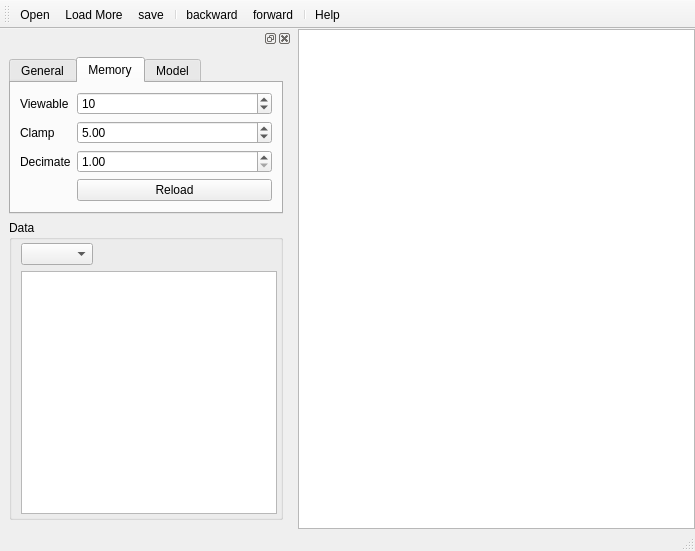
<?xml version="1.0" encoding="UTF-8"?>
<ui version="4.0">
 <class>MainWindow</class>
 <widget class="QMainWindow" name="MainWindow">
  <property name="geometry">
   <rect>
    <x>0</x>
    <y>0</y>
    <width>695</width>
    <height>551</height>
   </rect>
  </property>
  <property name="windowTitle">
   <string>MainWindow</string>
  </property>
  <widget class="QWidget" name="centralwidget">
   <layout class="QHBoxLayout" name="horizontalLayout_2">
    <property name="margin">
     <number>0</number>
    </property>
    <item>
     <layout class="QHBoxLayout" name="centralHLayout">
      <item>
       <widget class="QDockWidget" name="dockWidget">
        <property name="maximumSize">
         <size>
          <width>524287</width>
          <height>524287</height>
         </size>
        </property>
        <property name="features">
         <set>QDockWidget::AllDockWidgetFeatures</set>
        </property>
        <property name="allowedAreas">
         <set>Qt::LeftDockWidgetArea|Qt::RightDockWidgetArea</set>
        </property>
        <widget class="QWidget" name="dockWidgetContents">
         <layout class="QHBoxLayout" name="horizontalLayout">
          <property name="margin">
           <number>0</number>
          </property>
          <item>
           <widget class="QWidget" name="widget" native="true">
            <property name="sizePolicy">
             <sizepolicy hsizetype="Preferred" vsizetype="Preferred">
              <horstretch>0</horstretch>
              <verstretch>0</verstretch>
             </sizepolicy>
            </property>
            <property name="minimumSize">
             <size>
              <width>0</width>
              <height>0</height>
             </size>
            </property>
            <layout class="QVBoxLayout" name="verticalLayout">
             <item>
              <widget class="QTabWidget" name="tabWidget">
               <property name="currentIndex">
                <number>1</number>
               </property>
               <widget class="QWidget" name="tab">
                <attribute name="title">
                 <string>General</string>
                </attribute>
                <layout class="QFormLayout" name="formLayout">
                 <property name="fieldGrowthPolicy">
                  <enum>QFormLayout::FieldsStayAtSizeHint</enum>
                 </property>
                 <property name="leftMargin">
                  <number>0</number>
                 </property>
                 <property name="topMargin">
                  <number>0</number>
                 </property>
                 <property name="rightMargin">
                  <number>0</number>
                 </property>
                 <item row="0" column="0">
                  <widget class="QLabel" name="label_8">
                   <property name="text">
                    <string>Zoom</string>
                   </property>
                  </widget>
                 </item>
                 <item row="0" column="1">
                  <widget class="QDoubleSpinBox" name="imageZoomDoubleSpinBox">
                   <property name="minimum">
                    <double>0.010000000000000</double>
                   </property>
                   <property name="maximum">
                    <double>1.000000000000000</double>
                   </property>
                   <property name="singleStep">
                    <double>0.100000000000000</double>
                   </property>
                   <property name="value">
                    <double>1.000000000000000</double>
                   </property>
                  </widget>
                 </item>
                 <item row="1" column="1">
                  <widget class="QSlider" name="zoomSlider">
                   <property name="minimum">
                    <number>1</number>
                   </property>
                   <property name="maximum">
                    <number>100</number>
                   </property>
                   <property name="value">
                    <number>100</number>
                   </property>
                   <property name="orientation">
                    <enum>Qt::Horizontal</enum>
                   </property>
                   <property name="tickPosition">
                    <enum>QSlider::NoTicks</enum>
                   </property>
                  </widget>
                 </item>
                 <item row="2" column="0">
                  <widget class="QLabel" name="label_2">
                   <property name="text">
                    <string>Contrast</string>
                   </property>
                  </widget>
                 </item>
                 <item row="2" column="1">
                  <widget class="QSlider" name="contrastSlider">
                   <property name="minimum">
                    <number>1</number>
                   </property>
                   <property name="maximum">
                    <number>400</number>
                   </property>
                   <property name="pageStep">
                    <number>40</number>
                   </property>
                   <property name="value">
                    <number>200</number>
                   </property>
                   <property name="orientation">
                    <enum>Qt::Horizontal</enum>
                   </property>
                   <property name="tickPosition">
                    <enum>QSlider::NoTicks</enum>
                   </property>
                  </widget>
                 </item>
                 <item row="3" column="1">
                  <widget class="QSpinBox" name="pageSpinBox">
                   <property name="suffix">
                    <string> of 0</string>
                   </property>
                   <property name="maximum">
                    <number>99999</number>
                   </property>
                  </widget>
                 </item>
                 <item row="3" column="0">
                  <widget class="QLabel" name="label_4">
                   <property name="text">
                    <string>Page</string>
                   </property>
                  </widget>
                 </item>
                </layout>
               </widget>
               <widget class="QWidget" name="tab_2">
                <attribute name="title">
                 <string>Memory</string>
                </attribute>
                <layout class="QFormLayout" name="formLayout_3">
                 <item row="0" column="0">
                  <widget class="QLabel" name="label_3">
                   <property name="toolTip">
                    <string>Number of images to display at once</string>
                   </property>
                   <property name="text">
                    <string>Viewable</string>
                   </property>
                  </widget>
                 </item>
                 <item row="0" column="1">
                  <widget class="QSpinBox" name="imageCountSpinBox">
                   <property name="toolTip">
                    <string>Number of images to display at once</string>
                   </property>
                   <property name="frame">
                    <bool>true</bool>
                   </property>
                   <property name="minimum">
                    <number>1</number>
                   </property>
                   <property name="maximum">
                    <number>9999999</number>
                   </property>
                   <property name="value">
                    <number>10</number>
                   </property>
                  </widget>
                 </item>
                 <item row="2" column="0">
                  <widget class="QLabel" name="label">
                   <property name="text">
                    <string>Decimate</string>
                   </property>
                  </widget>
                 </item>
                 <item row="2" column="1">
                  <widget class="QDoubleSpinBox" name="decimateSpinBox">
                   <property name="minimum">
                    <double>1.000000000000000</double>
                   </property>
                   <property name="maximum">
                    <double>16.000000000000000</double>
                   </property>
                  </widget>
                 </item>
                 <item row="3" column="1">
                  <widget class="QPushButton" name="loadImagesPushButton">
                   <property name="text">
                    <string>Reload</string>
                   </property>
                   <property name="icon">
                    <iconset resource="../../icons/icons.qrc">
                     <normaloff>:/mini/mini/arrow_rotate_clockwise.png</normaloff>:/mini/mini/arrow_rotate_clockwise.png</iconset>
                   </property>
                  </widget>
                 </item>
                 <item row="1" column="0">
                  <widget class="QLabel" name="label_5">
                   <property name="text">
                    <string>Clamp</string>
                   </property>
                  </widget>
                 </item>
                 <item row="1" column="1">
                  <widget class="QDoubleSpinBox" name="clampDoubleSpinBox">
                   <property name="minimum">
                    <double>1.000000000000000</double>
                   </property>
                   <property name="singleStep">
                    <double>1.000000000000000</double>
                   </property>
                   <property name="value">
                    <double>5.000000000000000</double>
                   </property>
                  </widget>
                 </item>
                </layout>
               </widget>
               <widget class="QWidget" name="tab_3">
                <attribute name="title">
                 <string>Model</string>
                </attribute>
                <layout class="QFormLayout" name="formLayout_4">
                 <property name="labelAlignment">
                  <set>Qt::AlignCenter</set>
                 </property>
                 <item row="0" column="0">
                  <widget class="QPushButton" name="selectAllButton">
                   <property name="text">
                    <string>Select All</string>
                   </property>
                   <property name="icon">
                    <iconset resource="../../icons/icons.qrc">
                     <normaloff>:/mini/mini/exclamation.png</normaloff>:/mini/mini/exclamation.png</iconset>
                   </property>
                  </widget>
                 </item>
                 <item row="1" column="0">
                  <widget class="QPushButton" name="unselectAllButton">
                   <property name="text">
                    <string>Unselect All</string>
                   </property>
                   <property name="icon">
                    <iconset resource="../../icons/icons.qrc">
                     <normaloff>:/mini/mini/exclamation.png</normaloff>:/mini/mini/exclamation.png</iconset>
                   </property>
                  </widget>
                 </item>
                 <item row="2" column="0">
                  <widget class="QPushButton" name="deleteModelButton">
                   <property name="toolTip">
                    <string>Delete all columns except first three and all files except selected</string>
                   </property>
                   <property name="text">
                    <string>Delete Model</string>
                   </property>
                   <property name="icon">
                    <iconset resource="../../icons/icons.qrc">
                     <normaloff>:/mini/mini/error.png</normaloff>:/mini/mini/error.png</iconset>
                   </property>
                  </widget>
                 </item>
                </layout>
               </widget>
              </widget>
             </item>
             <item>
              <widget class="QGroupBox" name="groupBox">
               <property name="sizePolicy">
                <sizepolicy hsizetype="Preferred" vsizetype="Preferred">
                 <horstretch>0</horstretch>
                 <verstretch>1</verstretch>
                </sizepolicy>
               </property>
               <property name="title">
                <string>Data</string>
               </property>
               <layout class="QFormLayout" name="formLayout_2">
                <property name="fieldGrowthPolicy">
                 <enum>QFormLayout::FieldsStayAtSizeHint</enum>
                </property>
                <property name="margin">
                 <number>3</number>
                </property>
                <item row="0" column="1">
                 <widget class="QComboBox" name="imageFileComboBox">
                  <property name="sizePolicy">
                   <sizepolicy hsizetype="Preferred" vsizetype="Preferred">
                    <horstretch>1</horstretch>
                    <verstretch>0</verstretch>
                   </sizepolicy>
                  </property>
                 </widget>
                </item>
                <item row="1" column="1">
                 <widget class="QTableView" name="fileTableView">
                  <property name="sizePolicy">
                   <sizepolicy hsizetype="Expanding" vsizetype="Expanding">
                    <horstretch>0</horstretch>
                    <verstretch>1</verstretch>
                   </sizepolicy>
                  </property>
                  <property name="editTriggers">
                   <set>QAbstractItemView::NoEditTriggers</set>
                  </property>
                  <property name="showDropIndicator" stdset="0">
                   <bool>false</bool>
                  </property>
                 </widget>
                </item>
               </layout>
              </widget>
             </item>
            </layout>
           </widget>
          </item>
         </layout>
        </widget>
       </widget>
      </item>
      <item>
       <widget class="QListView" name="imageListView">
        <property name="sizePolicy">
         <sizepolicy hsizetype="Expanding" vsizetype="Expanding">
          <horstretch>2</horstretch>
          <verstretch>0</verstretch>
         </sizepolicy>
        </property>
        <property name="editTriggers">
         <set>QAbstractItemView::NoEditTriggers</set>
        </property>
        <property name="showDropIndicator" stdset="0">
         <bool>false</bool>
        </property>
        <property name="selectionMode">
         <enum>QAbstractItemView::MultiSelection</enum>
        </property>
        <property name="movement">
         <enum>QListView::Static</enum>
        </property>
        <property name="isWrapping" stdset="0">
         <bool>true</bool>
        </property>
        <property name="spacing">
         <number>2</number>
        </property>
        <property name="viewMode">
         <enum>QListView::IconMode</enum>
        </property>
       </widget>
      </item>
     </layout>
    </item>
   </layout>
  </widget>
  <widget class="QMenuBar" name="menubar">
   <property name="geometry">
    <rect>
     <x>0</x>
     <y>0</y>
     <width>695</width>
     <height>22</height>
    </rect>
   </property>
  </widget>
  <widget class="QStatusBar" name="statusbar"/>
  <widget class="QToolBar" name="toolBar">
   <property name="windowTitle">
    <string>toolBar</string>
   </property>
   <attribute name="toolBarArea">
    <enum>TopToolBarArea</enum>
   </attribute>
   <attribute name="toolBarBreak">
    <bool>false</bool>
   </attribute>
   <addaction name="actionOpen"/>
   <addaction name="actionLoad_More"/>
   <addaction name="actionSave"/>
   <addaction name="separator"/>
   <addaction name="actionBackward"/>
   <addaction name="actionForward"/>
   <addaction name="separator"/>
   <addaction name="actionHelp"/>
  </widget>
  <action name="actionOpen">
   <property name="icon">
    <iconset resource="../../icons/icons.qrc">
     <normaloff>:/mini/mini/folder.png</normaloff>:/mini/mini/folder.png</iconset>
   </property>
   <property name="text">
    <string>Open</string>
   </property>
   <property name="toolTip">
    <string>Open a file to plot or a stack of images to display</string>
   </property>
   <property name="shortcut">
    <string>Meta+O</string>
   </property>
  </action>
  <action name="actionFitToView">
   <property name="icon">
    <iconset resource="../../icons/icons.qrc">
     <normaloff>:/mini/mini/arrow_in.png</normaloff>:/mini/mini/arrow_in.png</iconset>
   </property>
   <property name="text">
    <string>Fit to View</string>
   </property>
   <property name="toolTip">
    <string>Fit all images to view</string>
   </property>
  </action>
  <action name="actionHome">
   <property name="icon">
    <iconset resource="../../icons/icons.qrc">
     <normaloff>:/mini/mini/house.png</normaloff>:/mini/mini/house.png</iconset>
   </property>
   <property name="text">
    <string>home</string>
   </property>
   <property name="toolTip">
    <string>Reset the view</string>
   </property>
  </action>
  <action name="actionZoom">
   <property name="checkable">
    <bool>true</bool>
   </property>
   <property name="icon">
    <iconset resource="../../icons/icons.qrc">
     <normaloff>:/mini/mini/zoom_out.png</normaloff>:/mini/mini/zoom_out.png</iconset>
   </property>
   <property name="text">
    <string>zoom</string>
   </property>
   <property name="toolTip">
    <string>Use the cursor to zoom in on an area of the plot</string>
   </property>
  </action>
  <action name="actionForward">
   <property name="icon">
    <iconset resource="../../icons/icons.qrc">
     <normaloff>:/mini/mini/resultset_next.png</normaloff>:/mini/mini/resultset_next.png</iconset>
   </property>
   <property name="text">
    <string>forward</string>
   </property>
   <property name="toolTip">
    <string>Step forward in action history</string>
   </property>
   <property name="shortcut">
    <string>Space</string>
   </property>
  </action>
  <action name="actionBackward">
   <property name="icon">
    <iconset resource="../../icons/icons.qrc">
     <normaloff>:/mini/mini/resultset_previous.png</normaloff>:/mini/mini/resultset_previous.png</iconset>
   </property>
   <property name="text">
    <string>backward</string>
   </property>
   <property name="toolTip">
    <string>Step backward in action history</string>
   </property>
   <property name="shortcut">
    <string>Left</string>
   </property>
  </action>
  <action name="actionSave">
   <property name="icon">
    <iconset resource="../../icons/icons.qrc">
     <normaloff>:/mini/mini/disk.png</normaloff>:/mini/mini/disk.png</iconset>
   </property>
   <property name="text">
    <string>save</string>
   </property>
   <property name="toolTip">
    <string>Save the current plot</string>
   </property>
  </action>
  <action name="actionShow_Options">
   <property name="icon">
    <iconset resource="../../icons/icons.qrc">
     <normaloff>:/mini/mini/database_table.png</normaloff>:/mini/mini/database_table.png</iconset>
   </property>
   <property name="text">
    <string>Show Options</string>
   </property>
   <property name="toolTip">
    <string>Display dialog to configure plot options</string>
   </property>
  </action>
  <action name="actionHide_Controls">
   <property name="checkable">
    <bool>true</bool>
   </property>
   <property name="icon">
    <iconset resource="../../icons/icons.qrc">
     <normaloff>:/mini/mini/application_side_list.png</normaloff>:/mini/mini/application_side_list.png</iconset>
   </property>
   <property name="text">
    <string>Hide Controls</string>
   </property>
   <property name="toolTip">
    <string>Hide the controls</string>
   </property>
  </action>
  <action name="actionOriginal_Size">
   <property name="icon">
    <iconset resource="../../icons/icons.qrc">
     <normaloff>:/mini/mini/arrow_out.png</normaloff>:/mini/mini/arrow_out.png</iconset>
   </property>
   <property name="text">
    <string>Original Size</string>
   </property>
   <property name="toolTip">
    <string>Zoom images to original size</string>
   </property>
  </action>
  <action name="actionHelp">
   <property name="icon">
    <iconset resource="../../icons/icons.qrc">
     <normaloff>:/mini/mini/help.png</normaloff>:/mini/mini/help.png</iconset>
   </property>
   <property name="text">
    <string>Help</string>
   </property>
   <property name="toolTip">
    <string>Display help dialog</string>
   </property>
  </action>
  <action name="actionLoad_More">
   <property name="icon">
    <iconset resource="../../icons/icons.qrc">
     <normaloff>:/mini/mini/arrow_refresh.png</normaloff>:/mini/mini/arrow_refresh.png</iconset>
   </property>
   <property name="text">
    <string>Load More</string>
   </property>
   <property name="toolTip">
    <string>Search for additional micrographs in directories already in use</string>
   </property>
  </action>
 </widget>
 <resources>
  <include location="../../icons/icons.qrc"/>
 </resources>
 <connections/>
</ui>
